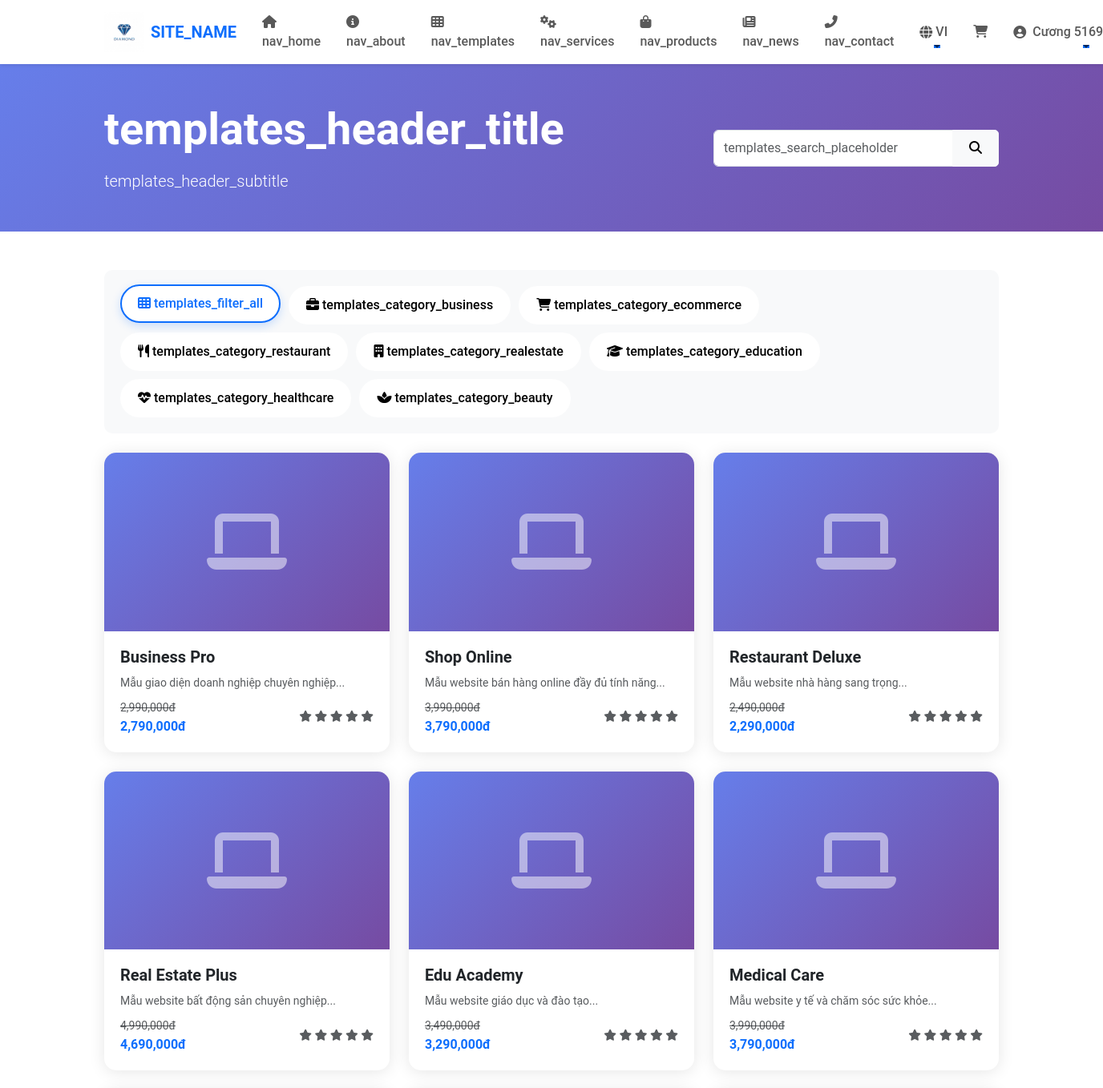
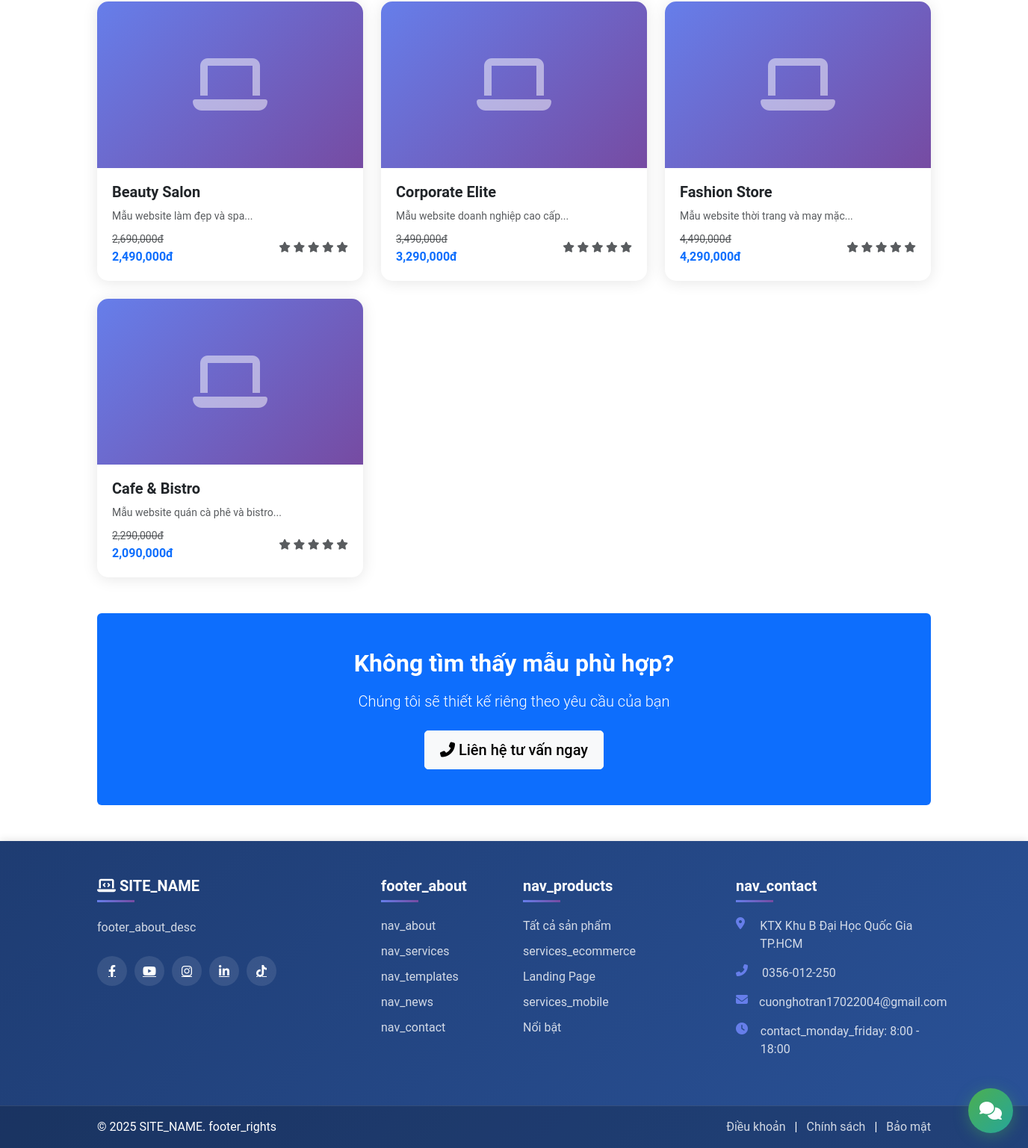
The page /templates.php (signed in) on the database its author committed (2 pictures, top to bottom).
### tables this page shows
CREATE TABLE `templates` (
  `id` int(11) NOT NULL,
  `name` varchar(255) NOT NULL,
  `slug` varchar(255) NOT NULL,
  `description` text DEFAULT NULL,
  `category` enum('business','ecommerce','restaurant','realestate','education','healthcare','beauty','other') DEFAULT 'other',
  `price` decimal(10,2) NOT NULL,
  `sale_price` decimal(10,2) DEFAULT NULL,
  `image` varchar(255) DEFAULT NULL,
  `gallery` text DEFAULT NULL,
  `demo_url` varchar(500) DEFAULT NULL,
  `features` text DEFAULT NULL,
  `status` enum('active','inactive') DEFAULT 'active',
  `featured` tinyint(1) DEFAULT 0,
  `views` int(11) DEFAULT 0,
  `rating` decimal(3,2) DEFAULT 0.00,
  `total_reviews` int(11) DEFAULT 0,
  `created_at` timestamp NOT NULL DEFAULT current_timestamp(),
  `updated_at` timestamp NOT NULL DEFAULT current_timestamp() ON UPDATE current_timestamp()
);

### config/lang.php (called while the page is built, shortened)
<?php
function __($key, $default = '') {
    global $translations;
    return isset($translations[$key]) ? $translations[$key] : ($default ? $default : $key);
}
function lang($key, $default = '') {
    return __($key, $default);
}
?>

### templates.php (the view, shortened to what this page needs)
<?php
require_once 'config/database.php';
require_once 'config/lang.php';
include 'includes/header.php';
?>
<div class="page-header bg-gradient-primary text-white py-5 mb-5">
    <div class="container">
        <div class="row align-items-center">
            <div class="col-lg-8">
                <h1 class="display-4 fw-bold mb-3"><?php echo lang('templates_header_title'); ?></h1>
                <p class="lead mb-0"><?php echo lang('templates_header_subtitle'); ?></p>
            </div>
            <div class="col-lg-4 text-end">
                <div class="input-group">
                    <input type="text" class="form-control" id="searchTemplate" placeholder="<?php echo lang('templates_search_placeholder'); ?>">
                    <button class="btn btn-light"><i class="fas fa-search"></i></button>
                </div>
            </div>
        </div>
    </div>
</div>
<div class="container my-5">
    <div class="row mb-4">
        <div class="col-12">
            <div class="template-filter">
                <button class="filter-btn active" data-filter="all">
                    <i class="fas fa-th"></i> <?php echo lang('templates_filter_all'); ?>
                </button>
                <button class="filter-btn" data-filter="business">
                    <i class="fas fa-briefcase"></i> <?php echo lang('templates_category_business'); ?>
                </button>
                <button class="filter-btn" data-filter="ecommerce">
                    <i class="fas fa-shopping-cart"></i> <?php echo lang('templates_category_ecommerce'); ?>
                </button>
                <button class="filter-btn" data-filter="restaurant">
                    <i class="fas fa-utensils"></i> <?php echo lang('templates_category_restaurant'); ?>
                </button>
                <button class="filter-btn" data-filter="realestate">
                    <i class="fas fa-building"></i> <?php echo lang('templates_category_realestate'); ?>
                </button>
                <button class="filter-btn" data-filter="education">
                    <i class="fas fa-graduation-cap"></i> <?php echo lang('templates_category_education'); ?>
                </button>
                <button class="filter-btn" data-filter="healthcare">
                    <i class="fas fa-heartbeat"></i> <?php echo lang('templates_category_healthcare'); ?>
                </button>
                <button class="filter-btn" data-filter="beauty">
                    <i class="fas fa-spa"></i> <?php echo lang('templates_category_beauty'); ?>
                </button>
            </div>
        </div>
    </div>
    <div class="row g-4" id="templatesGrid">
        <?php
        try {
            $templates_query = "SELECT * FROM templates WHERE status = 'active' ORDER BY featured DESC, created_at DESC";
            $stmt = $db->prepare($templates_query);
            $stmt->execute();
            $templates = $stmt->fetchAll(PDO::FETCH_ASSOC);
        } catch (PDOException $e) {
            $templates = [
                ['name' => 'Business Pro', 'category' => 'business', 'price' => 2990000, 'sale_price' => null, 'image' => '', 'demo_url' => '', 'rating' => 5.0],
                ['name' => 'Shop Online', 'category' => 'ecommerce', 'price' => 3990000, 'sale_price' => null, 'image' => '', 'demo_url' => '', 'rating' => 5.0],
            ];
        }
        if (empty($templates)):
        ?>
            <div class="col-12 text-center py-5">
                <i class="fas fa-palette fa-5x text-muted mb-3"></i>
                <h4>Chưa có mẫu giao diện</h4>
                <p class="text-muted">Vui lòng quay lại sau</p>
            </div>
        <?php
        else:
            foreach ($templates as $template):
                $category_map = [
                    'business' => 'business',
                    'ecommerce' => 'ecommerce',
                    'restaurant' => 'restaurant',
                    'realestate' => 'realestate',
                    'education' => 'education',
                    'healthcare' => 'healthcare',
                    'beauty' => 'beauty',
                    'other' => 'business'
                ];
                $template_category = $category_map[$template['category']] ?? 'business';
        ?>
        <div class="col-md-6 col-lg-4 template-item" data-category="<?php echo $template_category; ?>">
            <div class="template-card">
                <div class="template-image">
                    <?php if ($template['image']): ?>
                        <?php
                        $image_url = $template['image'];
                        if (!preg_match('/^https?:\/\//', $image_url) && !preg_match('/^\//', $image_url)) {
                            $image_url = SITE_URL . '/uploads/templates/' . $image_url;
                        }
                        ?>
                        <img src="<?php echo htmlspecialchars($image_url); ?>"
                             alt="<?php echo htmlspecialchars($template['name']); ?>"
                             style="width: 100%; height: 100%; object-fit: cover;">
                    <?php else: ?>
                        <div class="placeholder-template" style="background: linear-gradient(135deg, #667eea 0%, #764ba2 100%);">
                        </div>
                    <?php endif; ?>
                </div>
                <div class="template-info">
                    <h5><?php echo htmlspecialchars($template['name']); ?></h5>
                    <?php if ($template['description']): ?>
                        <p class="text-muted small mb-2"><?php echo htmlspecialchars(mb_substr($template['description'], 0, 60)); ?>...</p>
                    <?php endif; ?>
                    <div class="d-flex justify-content-between align-items-center">
                        <div>
                            <?php if ($template['sale_price']): ?>
                                <span class="text-decoration-line-through text-muted small"><?php echo number_format($template['price']); ?>đ</span><br>
                                <span class="text-primary fw-bold"><?php echo number_format($template['sale_price']); ?>đ</span>
                            <?php else: ?>
                                <span class="text-primary fw-bold"><?php echo number_format($template['price']); ?>đ</span>
                            <?php endif; ?>
                        </div>
                        <div class="template-rating">
                            <?php
                            $rating = $template['rating'] ?? 5.0;
                            for($i = 1; $i <= 5; $i++):
                            ?>
                                <i class="fas fa-star <?php echo $i <= $rating ? 'text-warning' : 'text-muted'; ?>"></i>
                            <?php endfor; ?>
                        </div>
                    </div>
                </div>
            </div>
        </div>
        <?php
            endforeach;
        endif;
        ?>
    </div>
    <section class="my-5 py-5 bg-primary text-white rounded text-center">
        <div class="container">
            <h2 class="fw-bold mb-3">Không tìm thấy mẫu phù hợp?</h2>
            <p class="lead mb-4">Chúng tôi sẽ thiết kế riêng theo yêu cầu của bạn</p>
            <a href="<?php echo SITE_URL; ?>/contact.php" class="btn btn-light btn-lg">
                <i class="fas fa-phone-alt"></i> Liên hệ tư vấn ngay
            </a>
        </div>
    </section>
</div>
<?php include 'includes/footer.php'; ?>

### assets/css/style.css (style rules this page uses)
:root { --primary-color: #0d6efd; --secondary-color: #6c757d; --success-color: #198754; --danger-color: #dc3545; }
body { font-family: 'Roboto', sans-serif; }
.btn { border-radius: 5px; padding: 10px 20px; font-weight: 500; transition: all 0.3s ease; }

### assets/css/landing.css (style rules this page uses)
:root { --primary-color: #0d6efd; --secondary-color: #6c757d; --success-color: #198754; --warning-color: #ffc107; --danger-color: #dc3545; --info-color: #0dcaf0; --light-color: #f8f9fa; --dark-color: #212529; }
* { margin: 0; padding: 0; box-sizing: border-box; }
body { font-family: 'Roboto', 'Segoe UI', sans-serif; color: var(--dark-color); overflow-x: hidden; }

### templates.php (style rules this page uses)
.bg-gradient-primary { background: linear-gradient(135deg, #667eea 0%, #764ba2 100%); }
.template-filter { display: flex; flex-wrap: wrap; gap: 10px; padding: 20px; background: #f8f9fa; border-radius: 10px; }
.filter-btn { padding: 10px 20px; border: 2px solid transparent; background: white; border-radius: 50px; cursor: pointer; transition: all 0.3s ease; font-weight: 500; }
.filter-btn:hover, .filter-btn.active { border-color: #0d6efd; color: #0d6efd; transform: translateY(-2px); box-shadow: 0 4px 12px rgba(13, 110, 253, 0.2); }
.template-card { border-radius: 15px; overflow: hidden; box-shadow: 0 2px 20px rgba(0,0,0,0.1); transition: all 0.3s ease; background: white; }
.template-image { position: relative; overflow: hidden; aspect-ratio: 16/10; }
.placeholder-template { width: 100%; height: 100%; display: flex; align-items: center; justify-content: center; }
.template-info { padding: 20px; }
.template-info h5 { margin-bottom: 10px; font-weight: 600; }
.template-rating { font-size: 14px; }

### rows shown on the page
templates: name "Business Pro", description "Mẫu giao diện doanh nghiệp chuyên nghiệp", price "2,990,000", sale_price "2,790,000", rating 0 (drawn)
templates: name "Shop Online", description "Mẫu website bán hàng online đầy đủ tính năng", price "3,990,000", sale_price "3,790,000", rating 0 (drawn)
templates: name "Restaurant Deluxe", description "Mẫu website nhà hàng sang trọng", price "2,490,000", sale_price "2,290,000", rating 0 (drawn)
templates: name "Real Estate Plus", description "Mẫu website bất động sản chuyên nghiệp", price "4,990,000", sale_price "4,690,000", rating 0 (drawn)
templates: name "Edu Academy", description "Mẫu website giáo dục và đào tạo", price "3,490,000", sale_price "3,290,000", rating 0 (drawn)
templates: name "Medical Care", description "Mẫu website y tế và chăm sóc sức khỏe", price "3,990,000", sale_price "3,790,000", rating 0 (drawn)
templates: name "Beauty Salon", description "Mẫu website làm đẹp và spa", price "2,690,000", sale_price "2,490,000", rating 0 (drawn)
templates: name "Corporate Elite", description "Mẫu website doanh nghiệp cao cấp", price "3,490,000", sale_price "3,290,000", rating 0 (drawn)
templates: name "Fashion Store", description "Mẫu website thời trang và may mặc", price "4,490,000", sale_price "4,290,000", rating 0 (drawn)
templates: name "Cafe & Bistro", description "Mẫu website quán cà phê và bistro", price "2,290,000", sale_price "2,090,000", rating 0 (drawn)

### other values the page prints
SITE_NAME "SITE_NAME"
lang('nav_home') "nav_home"
lang('nav_about') "nav_about"
lang('nav_templates') "nav_templates"
lang('nav_services') "nav_services"
lang('nav_products') "nav_products"
lang('nav_news') "nav_news"
lang('nav_contact') "nav_contact"
$lang "VI"
$_SESSION['user_name'] "Cương…"
lang('templates_header_title') "templates_header_title"
lang('templates_header_subtitle') "templates_header_subtitle"
lang('templates_filter_all') "templates_filter_all"
lang('templates_category_business') "templates_category_business"
lang('templates_category_ecommerce') "templates_category_ecommerce"
